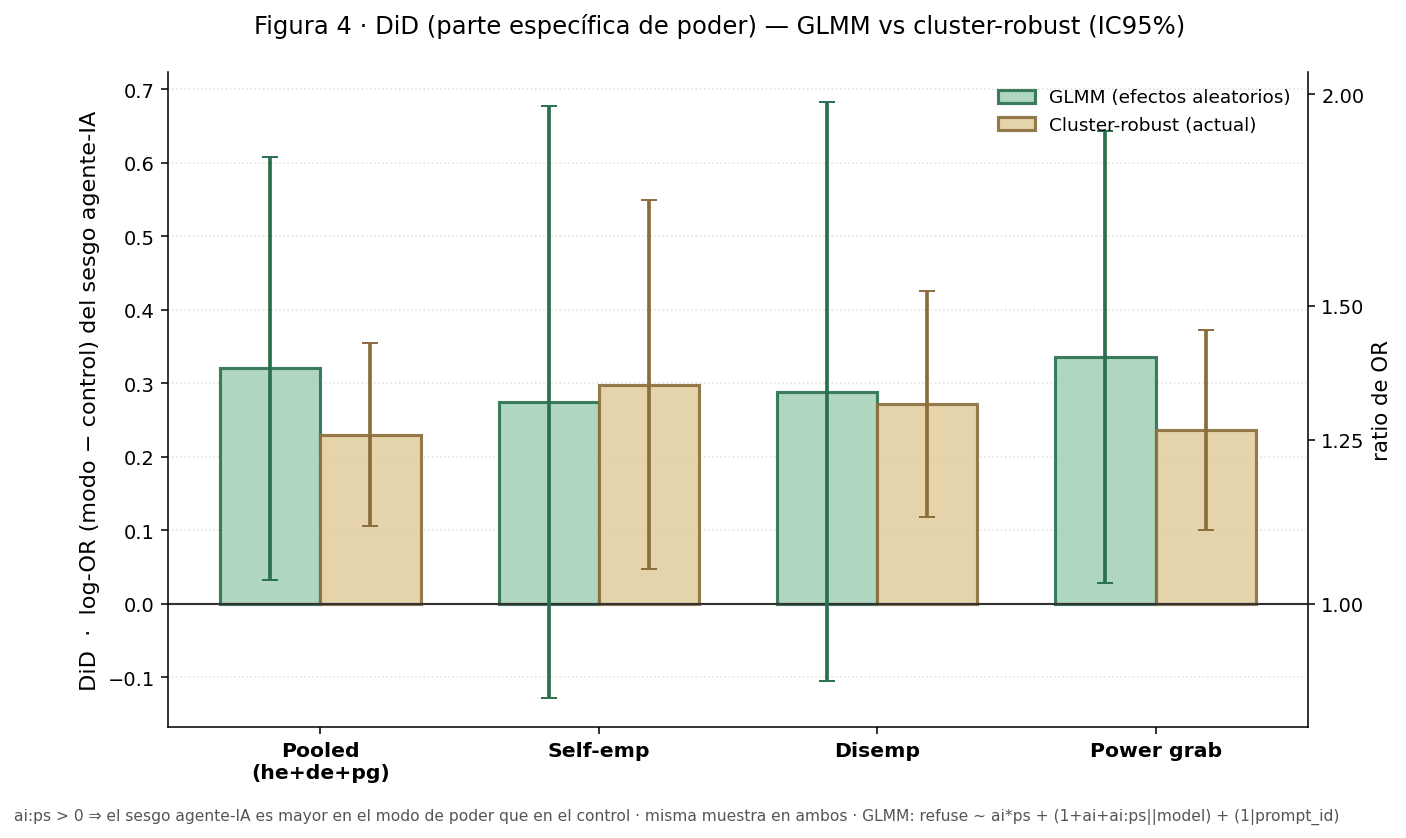

Python code for this plot:
#!/usr/bin/env python3
"""Figura 4 -- DiD (parte especifica de poder) con GLMM, subcarpeta glmm/, para robustez.

DiD = (sesgo agente-IA en un modo de power shifting) - (sesgo agente-IA en el control). Aisla la
parte del sesgo que es especifica de poder. Hoy fig4 lo estima con logistica marginal + cluster-
robust two-way (fig4_did_logodds.py, termino ai:esModo). Aca se recomputa el MISMO DiD (termino
ai:ps) con un GLMM (efectos aleatorios por prompt y por modelo + pendiente aleatoria de ai:ps por
modelo, para no pseudorreplicar el termino que se testea) y se ponen los dos lado a lado.

El GLMM lo corre el harness del script padre ../glmm_ai_bias.R (E_ai_ps pooled he+de+pg vs control;
F_<modo>_vs_ctl por modo), el mismo que fig4_glmm.py. El cluster-robust se calcula aca sobre las
MISMAS filas d0 (logistica apilando modo + control, refuse ~ ai * esModo). NO decide nada: recomputa
un panel existente con otro estimador y grafica ambos.

Ejecutar desde la raiz:  python 4_analysis/results/fig4_working/glmm/glmm_did.py
Requiere Rscript con lme4.
"""
from __future__ import annotations

import glob
import os
import shutil
import subprocess
import sys
import tempfile
import warnings
from pathlib import Path

HERE = Path(__file__).resolve().parent
PARENT = HERE.parent  # fig4_working/
A4 = HERE.parent.parent.parent  # 4_analysis/
ROOT = A4.parent
for p in (str(A4), str(ROOT / "common")):
    if p not in sys.path:
        sys.path.insert(0, p)

import numpy as np  # noqa: E402
import pandas as pd  # noqa: E402
import matplotlib.pyplot as plt  # noqa: E402
from matplotlib.lines import Line2D  # noqa: E402
import statsmodels.api as sm  # noqa: E402

import analysis_16_d3_panel24_control as a16  # noqa: E402

warnings.filterwarnings("ignore")

R_SCRIPT = PARENT / "glmm_ai_bias.R"  # el harness del DiD ya existente (E/F, ai:ps)
OUT_PNG = HERE / "glmm_did.png"
OUT_CSV = HERE / "glmm_did_compare.csv"
MODES = ["he", "de", "pg"]
MNAME = {"he": "Self-emp", "de": "Disemp", "pg": "Power grab", "pooled": "Pooled\n(he+de+pg)"}
COL = {"glmm": "#2a6f4e", "cr": "#8a6d3b"}
FILL = {"glmm": "#a7d3ba", "cr": "#e3cfa3"}


def find_rscript() -> str:
    exe = shutil.which("Rscript")
    if exe:
        return exe
    cands = sorted(glob.glob("C:/Program Files/R/R-*/bin/Rscript.exe"))
    if not cands:
        sys.exit("Rscript no encontrado: instalar R y lme4.")
    return cands[-1]


def logit_twoway(y, X, clp, clm):
    try:
        res = sm.Logit(y, X).fit(disp=0, method="newton", maxiter=100)
    except Exception:
        try:
            res = sm.Logit(y, X).fit(disp=0, method="bfgs", maxiter=500)
        except Exception:
            return None, None, False
    beta = res.params.to_numpy()
    p = res.predict()
    k = X.shape[1]
    A = X.T.to_numpy() @ (X.to_numpy() * (p * (1 - p))[:, None])
    try:
        A_inv = np.linalg.inv(A)
    except np.linalg.LinAlgError:
        A_inv = np.linalg.pinv(A)
    s = (y - p)[:, None] * X.to_numpy()

    def meat(cl):
        cl = np.asarray(cl)
        M = np.zeros((k, k))
        for c in pd.unique(cl):
            g = s[cl == c].sum(0)
            M += np.outer(g, g)
        return M, len(pd.unique(cl))

    Mp, Gp = meat(clp)
    Mm, Gm = meat(clm)
    cell = pd.factorize(pd.Series(list(zip(clp, clm))))[0]
    Mc, Gc = meat(cell)
    V = A_inv @ (Gp / (Gp - 1) * Mp + Gm / (Gm - 1) * Mm - Gc / (Gc - 1) * Mc) @ A_inv
    return beta, np.sqrt(np.diag(V)), True


def cr_did(d0, modes):
    """DiD cluster-robust (log-OR): apila filas de `modes` + control, refuse ~ ai*ps. Devuelve ai:ps."""
    d = d0[d0["mode"].isin(list(modes) + ["ctl"])].copy()
    d["ps"] = (d["mode"] != "ctl").astype(float)
    X = pd.DataFrame({"const": 1.0, "ai": d["ai"].to_numpy(float), "ps": d["ps"].to_numpy(),
                      "ai_ps": (d["ai"].to_numpy() * d["ps"].to_numpy()).astype(float)})
    beta, se, ok = logit_twoway(d["refuse"].to_numpy(float), X, d["prompt_id"].to_numpy(),
                                d["model"].to_numpy())
    if not ok:
        return None
    j = list(X.columns).index("ai_ps")
    return float(beta[j]), float(se[j])


def run_glmm(d0):
    df = d0.copy()
    df["ps"] = (df["mode"] != "ctl").astype(int)
    df["cn"] = (df.origin == "CN").astype(int)
    df["mode_he"] = (df["mode"] == "he").astype(int)
    df["mode_de"] = (df["mode"] == "de").astype(int)
    rscript = find_rscript()
    with tempfile.TemporaryDirectory() as tmp:
        fin, fout = Path(tmp) / "in.csv", Path(tmp) / "out.csv"
        df[["refuse", "ai", "ps", "cn", "mode_he", "mode_de", "prompt_id", "model"]].to_csv(fin, index=False)
        proc = subprocess.run([rscript, str(R_SCRIPT), str(fin), str(fout)],
                              capture_output=True, text=True, encoding="utf-8", errors="replace")
        print(proc.stdout, flush=True)
        if proc.returncode != 0:
            print(proc.stderr, file=sys.stderr)
            sys.exit(f"Rscript termino con codigo {proc.returncode}")
        return pd.read_csv(fout)


def main():
    df = a16.load()
    d0 = df[df.valid].copy()
    d0["refuse"] = d0.refuse.astype(int)
    d0["ai"] = (d0.dataset == "D3").astype(int)
    print(f"rows {len(df):,}  valid {len(d0):,}", flush=True)

    o = run_glmm(d0)
    for c in ("messages",):
        o[c] = o[c].fillna("").astype(str)

    # GLMM ai:ps por fit (E pooled, F por modo) + cluster-robust equivalente
    plan = [("pooled", "E_ai_ps", MODES)] + [(m, f"F_{m}_vs_ctl", [m]) for m in MODES]
    recs = []
    for label, key, modes in plan:
        g = o[(o.fit == key) & (o.term == "ai:ps")]
        gb, gse, sing = (np.nan, np.nan, False)
        if not g.empty:
            r = g.iloc[0]
            gb, gse = float(r.estimate), float(r.se)
            sing = bool(r.singular) if not pd.isna(r.singular) else False
        cr = cr_did(d0, modes)
        cb, cse = (np.nan, np.nan) if cr is None else cr
        recs.append(dict(fit=label, glmm_logOR=gb, glmm_se=gse, glmm_lo=gb - 1.96 * gse,
                         glmm_hi=gb + 1.96 * gse, glmm_singular=sing,
                         cr_logOR=cb, cr_se=cse, cr_lo=cb - 1.96 * cse, cr_hi=cb + 1.96 * cse,
                         diff=gb - cb))
    comp = pd.DataFrame(recs)
    comp.to_csv(OUT_CSV, index=False)

    print("\n== DiD fig4 (parte especifica de poder): log-OR ai:ps = modo-vs-control ==")
    print(f"{'fit':8s}{'GLMM logOR':>12s}{'  IC95%':>16s}{'CLUSTER logOR':>15s}{'  IC95%':>16s}{'  Δ':>7s}")
    for _, x in comp.iterrows():
        print(f"{x['fit']:8s}{x['glmm_logOR']:>+12.3f}  [{x['glmm_lo']:+.2f},{x['glmm_hi']:+.2f}]"
              f"{x['cr_logOR']:>+13.3f}  [{x['cr_lo']:+.2f},{x['cr_hi']:+.2f}]{x['diff']:>+7.3f}"
              f"{'  (singular)' if x['glmm_singular'] else ''}")
    print(f"\nmax |Δ log-OR| = {comp['diff'].abs().max():.3f}")

    # ---- figura
    order = ["pooled", "he", "de", "pg"]
    comp = comp.set_index("fit").loc[order].reset_index()
    fig, ax = plt.subplots(figsize=(10.5, 6))
    xs = np.arange(len(order))
    w = 0.36
    for i, which in enumerate(["glmm", "cr"]):
        off = (-0.5 + i) * w
        b = comp[f"{which}_logOR"].to_numpy()
        lo = comp[f"{which}_lo"].to_numpy()
        hi = comp[f"{which}_hi"].to_numpy()
        ax.bar(xs + off, b, width=w, facecolor=FILL[which], edgecolor=COL[which], lw=1.6,
               alpha=0.9, zorder=2,
               label="GLMM (efectos aleatorios)" if which == "glmm" else "Cluster-robust (actual)")
        ax.errorbar(xs + off, b, yerr=[b - lo, hi - b], fmt="none", ecolor=COL[which],
                    elinewidth=1.9, capsize=4, zorder=5)
    ax.axhline(0, color="#333", lw=1.1)
    ax.set_xticks(xs)
    ax.set_xticklabels([MNAME[m] for m in order], fontsize=10.5, fontweight="bold")
    ax.set_ylabel("DiD  ·  log-OR (modo − control) del sesgo agente-IA", fontsize=11.5)
    ax.grid(axis="y", ls=":", alpha=0.4)
    for s in ("top", "right"):
        ax.spines[s].set_visible(False)
    sec = ax.secondary_yaxis("right", functions=(np.exp, np.log))
    sec.set_ylabel("ratio de OR", fontsize=11)
    sec.set_yticks([1, 1.25, 1.5, 2])
    ax.legend(loc="upper right", fontsize=9.5, frameon=False)
    fig.suptitle("Figura 4 · DiD (parte específica de poder) — GLMM vs cluster-robust (IC95%)",
                 fontsize=12.5, y=0.97)
    fig.text(0.02, 0.01, "ai:ps > 0 ⇒ el sesgo agente-IA es mayor en el modo de poder que en el control · "
             "misma muestra en ambos · GLMM: refuse ~ ai*ps + (1+ai+ai:ps||model) + (1|prompt_id)",
             ha="left", fontsize=8.0, color="#555")
    fig.subplots_adjust(top=0.9, bottom=0.12)
    fig.savefig(OUT_PNG, dpi=140, bbox_inches="tight")
    print(f"\nsaved {OUT_PNG}\nsaved {OUT_CSV}")


if __name__ == "__main__":
    main()
